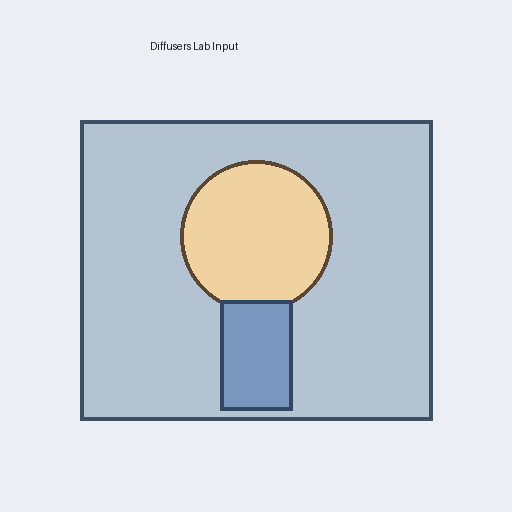
#> input picture phase4_projects/03_diffusers-vision-lab/assets/input/sample_img2img.png, 512 x 512 px
$ python 05_mask_quality_report.py --mask ../../03_diffusers-vision-lab/assets/input/sample_img2img.png
#> lines starting #> are read from the running program, lines starting #| are printed output that depends on the picture; after the words box and inside, x2 and y2 are one past the last pixel; in counts of white or black regions, pixels touching at a corner belong together
### phase4_projects/04_sam2-vision-segmentation-lab/src/sam2_lab/mask/quality.py
"""
Mask 质量评估报告
=================

对分割结果进行量化评估，生成面积、连通域、孔洞数量、
边缘复杂度等关键指标，用于比较不同 prompt/参数的效果。

质量指标说明：
  - area_px: mask 总前景像素面积
  - connected_components: 连通域数量（1 为理想值，>1 表示碎片化）
  - largest_component_area_px: 最大连通域的面积
  - largest_area_ratio: 最大连通域占比（接近 1 表示 mask 紧凑）
  - hole_count: mask 内部的孔洞数量（0 为理想值）
  - edge_points: 边缘轮廓上的像素点数（越大表示边界越复杂）

数据流：
  mask [H, W] (bool) → mask_quality_report()
    → cv2.findContours(RETR_CCOMP) → 检测外部+内部轮廓（孔洞）
    → cv2.findContours(RETR_EXTERNAL) → 边缘复杂度
    → cv2.connectedComponentsWithStats() → 连通域分析
    → 返回 dict（6项指标）
"""

from __future__ import annotations

import cv2
import numpy as np


def mask_quality_report(mask: np.ndarray) -> dict:
    """
    生成 mask 质量报告：面积、连通域、孔洞、边缘复杂度。

    参数：
      mask: bool 类型 mask 数组，形状 (H, W)

    返回：
      {
        "area_px": int,                  # 总前景像素数
        "connected_components": int,      # 连通域个数（理想=1）
        "largest_component_area_px": int, # 最大连通域面积
        "hole_count": int,               # 孔洞个数（理想=0）
        "edge_points": int,              # 边缘轮廓点数
        "largest_area_ratio": float      # 最大域占比（理想≈1.0）
      }
    """
    if mask.dtype != np.bool_:
        mask = mask > 0

    mask_u8 = (mask.astype(np.uint8) * 255)

    # RETR_CCOMP: 检测所有轮廓并组织成两级层次结构
    # 外层轮廓 = mask 边界，内层轮廓 = 孔洞边界
    contours, hierarchy = cv2.findContours(
        mask_u8,
        cv2.RETR_CCOMP,
        cv2.CHAIN_APPROX_SIMPLE,
    )

    # RETR_EXTERNAL: 仅检测最外层轮廓（用于计算边缘复杂度）
    external_contours, _ = cv2.findContours(
        mask_u8,
        cv2.RETR_EXTERNAL,
        cv2.CHAIN_APPROX_SIMPLE,
    )

    connected_count, _, stats, _ = cv2.connectedComponentsWithStats(mask_u8)

    areas = [
        int(stats[i, cv2.CC_STAT_AREA])
        for i in range(1, connected_count)
    ]

    largest_area = max(areas) if areas else 0
    total_area = int(mask.sum())

    # 统计孔洞：在 RETR_CCOMP 层次结构中，
    # 有父轮廓（parent != -1）的轮廓即为孔洞
    hole_count = 0
    if hierarchy is not None:
        for h in hierarchy[0]:
            parent = h[3]
            if parent != -1:
                hole_count += 1

    edge_points = sum(len(c) for c in external_contours)

    return {
        "area_px": total_area,
        "connected_components": max(connected_count - 1, 0),
        "largest_component_area_px": largest_area,
        "hole_count": hole_count,
        "edge_points": int(edge_points),
        "largest_area_ratio": round(largest_area / total_area, 4) if total_area else 0,
    }

### phase4_projects/04_sam2-vision-segmentation-lab/scripts/05_mask_quality_report.py
#!/usr/bin/env python3
"""
Mask 质量报告 CLI 工具
----------------------
读取一张黑白 mask 图片，调用 src/sam2_lab/mask/quality.py 中的
mask_quality_report() 生成 JSON 格式的质量评估报告。

用法示例:
  python scripts/05_mask_quality_report.py \
    --mask outputs/masks/sample_01_point_mask.png \
    --output outputs/reports/sample_01_quality.json
"""
from __future__ import annotations

import argparse
import json
import os

import cv2

from sam2_lab.mask.quality import mask_quality_report


def main():
    parser = argparse.ArgumentParser(
        description="Mask 质量报告生成器 — 分析 mask 的面积/连通域/孔洞/边缘复杂度"
    )
    parser.add_argument(
        "--mask", required=True, help="输入 mask 图片路径（黑白二值图）"
    )
    parser.add_argument(
        "--output",
        default=None,
        help="输出 JSON 报告路径（默认打印到 stdout）",
    )
    parser.add_argument(
        "--min-area",
        type=int,
        default=500,
        help="后处理的最小连通域面积阈值（默认 500px）",
    )
    args = parser.parse_args()

    # ── 1. 读取 mask ───────────────────────────────────────────
    if not os.path.exists(args.mask):
        print(f"❌ 错误: mask 文件不存在: {args.mask}")
        return

    mask_img = cv2.imread(args.mask, cv2.IMREAD_GRAYSCALE)
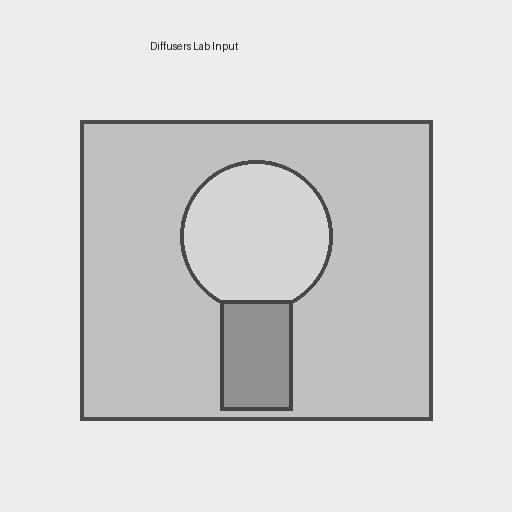
#> mask_img: shape (512, 512); min 30, max 237, mean 215
    if mask_img is None:
        print(f"❌ 错误: 无法读取 mask 图片: {args.mask}")
        return

    # 转为布尔类型
    mask_bool = mask_img > 127
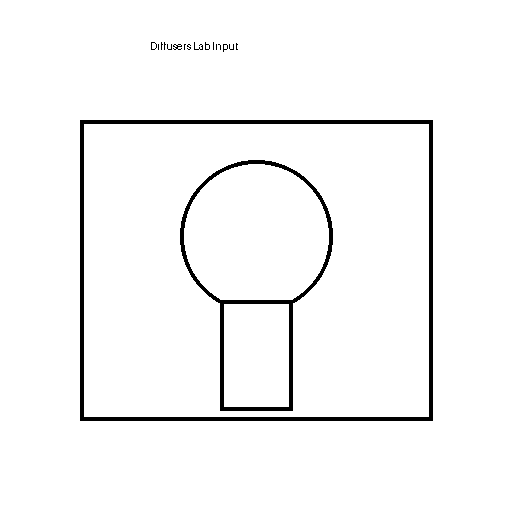
#> mask_bool: shape (512, 512) bool; 96.8% white; 18 black regions (13 under 20 px), largest, box (x1, y1, x2, y2) and area: (80, 120, 433, 421) 5168, (180, 160, 333, 411) 2910, (173, 44, 182, 50) 28, (194, 42, 203, 50) 25, (151, 42, 157, 50) 20
    print(f"[quality-report] 已读取 mask: {args.mask}")
    print(f"[quality-report] 尺寸: {mask_img.shape[1]}x{mask_img.shape[0]}")
#| [quality-report] 尺寸: 512x512
    print(f"[quality-report] 前景像素: {mask_bool.sum()}")
#| [quality-report] 前景像素: 253856

    # ── 2. 生成质量报告 ────────────────────────────────────────
    report = mask_quality_report(mask_bool)
#> in mask_quality_report, `mask_u8 = (mask.astype(np.uint8) * 255)`: mask_u8: shape (512, 512); 96.8% white; 18 black regions (13 under 20 px)
#> in mask_quality_report, `contours, hierarchy = cv2.findContours( mask_u8, cv2.RETR_CCOMP, cv2.C..`: contours = 46 contours, 35 with area under 20; largest, box (x1, y1, x2, y2) and area: (0, 0, 512, 512) 261121, (79, 119, 434, 422) 106906, (84, 124, 429, 417) 100448, (179, 159, 334, 412) 26039, (184, 164, 329, 300) 15907
#> in mask_quality_report, `external_contours, _ = cv2.findContours( mask_u8, cv2.RETR_EXTERNAL, c..`: external_contours = [[[0, 0], [0, 511], [511, 511], [511, 0]]]
#> in mask_quality_report, `connected_count, _, stats, _ = cv2.connectedComponentsWithStats(mask_u8)`: connected_count = 5; stats = [[80, 42, 353, 379, 8288], [0, 0, 512, 512, 155681], [84, 124, 345, 293, 75368], [184, 164, 145, 136, 16112], [224, 304, 65, 103, 6695]]
#> in mask_quality_report, `areas = [ int(stats[i, cv2.CC_STAT_AREA]) for i in range(1, connected_..`: areas = [155681, 75368, 16112, 6695]
#> in mask_quality_report, `largest_area = max(areas) if areas else 0`: largest_area = 155681
#> in mask_quality_report, `total_area = int(mask.sum())`: total_area = 253856
#> the loop in mask_quality_report, `for h in hierarchy[0]:` made 46 passes
#> (h, parent) on passes 1 to 12: ([1, -1, -1, -1], -1), ([2, 0, -1, -1], -1), ([4, 1, 3, -1], -1), ([-1, -1, -1, 2], 2), ([-1, 2, 5, -1], -1), ([6, -1, -1, 4], 4), ([7, 5, -1, 4], 4), ([8, 6, -1, 4], 4), ([9, 7, -1, 4], 4), ([10, 8, -1, 4], 4), ([11, 9, -1, 4], 4), ([12, 10, -1, 4], 4)
#> after the loop in mask_quality_report, `for h in hierarchy[0]:`: hole_count = 42
#> in mask_quality_report, `edge_points = sum(len(c) for c in external_contours)`: edge_points = 4
#> report = {'area_px': 253856, 'connected_components': 4, 'largest_component_area_px': 155681, 'hole_count': 42, 'edge_points': 4, 'largest_area_ratio': 0.613}

    # 附加元信息
    report["source_mask"] = os.path.abspath(args.mask)

    # ── 3. 输出报告 ────────────────────────────────────────────
    json_str = json.dumps(report, indent=2, ensure_ascii=False)

    if args.output:
        os.makedirs(os.path.dirname(args.output) or ".", exist_ok=True)
        with open(args.output, "w", encoding="utf-8") as f:
            f.write(json_str + "\n")
        print(f"[quality-report] 报告已保存: {args.output}")
    else:
        print(json_str)
#| {
#|   "area_px": 253856,
#|   "connected_components": 4,
#|   "largest_component_area_px": 155681,
#|   "hole_count": 42,
#|   "edge_points": 4,
#|   "largest_area_ratio": 0.6133,
#|   "source_mask": "phase4_projects/03_diffusers-vision-lab/assets/input/sample_img2img.png"
#| }


if __name__ == "__main__":
    main()
